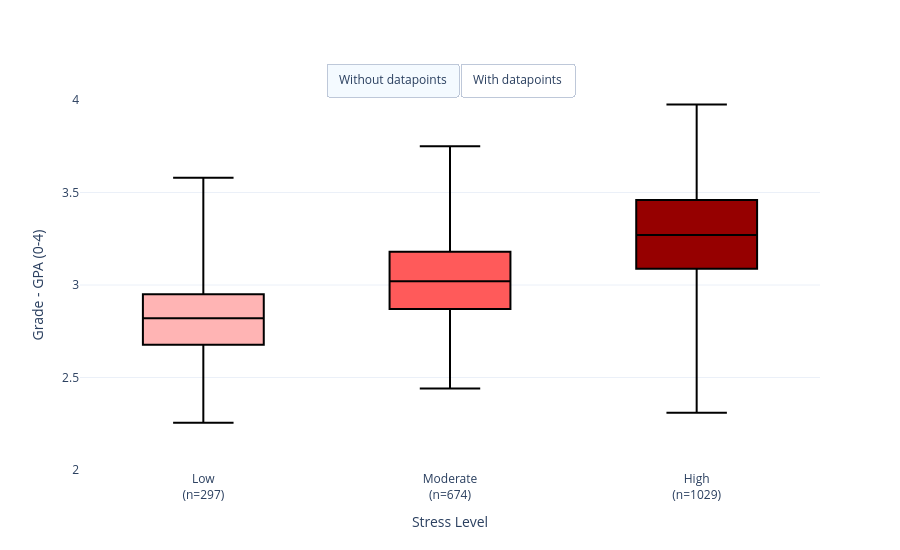

The notebook cell saved with this chart:
### Markdown cell above
### Stress level

_Despite possibly affecting mental wellbeing, strictly follow intense study schedule brings fruitful result_

### Code cell
#| class: col-page-right
%run ../plots/pers1_subarg4.ipynb

### Figure 1 — Plotly figure (JSON) as saved in the notebook; plotly's stock layout.template omitted (floating-point values rounded to 4 significant figures; data arrays with more than 128 entries replaced by an {"elided": "..."} marker saying what was removed)
{"data": [{"boxpoints": false, "fillcolor": "rgb(255,180,180)", "hovertemplate": "Stress Level: Low<br>Grade: %{y:.2f}<br>Group size: n=297<extra></extra>", "line": {"color": "black"}, "marker": {"color": "rgb(80,0,0)"}, "name": "Low", "type": "box", "visible": true, "x": {"elided": "297 str values"}, "y": {"elided": "297 float values"}}, {"boxpoints": false, "fillcolor": "rgb(255,90,90)", "hovertemplate": "Stress Level: Moderate<br>Grade: %{y:.2f}<br>Group size: n=674<extra></extra>", "line": {"color": "black"}, "marker": {"color": "rgb(80,0,0)"}, "name": "Moderate", "type": "box", "visible": true, "x": {"elided": "674 str values"}, "y": {"elided": "674 float values"}}, {"boxpoints": false, "fillcolor": "rgb(150,0,0)", "hovertemplate": "Stress Level: High<br>Grade: %{y:.2f}<br>Group size: n=1029<extra></extra>", "line": {"color": "black"}, "marker": {"color": "rgb(80,0,0)"}, "name": "High", "type": "box", "visible": true, "x": {"elided": "1029 str values"}, "y": {"elided": "1029 float values"}}, {"boxpoints": "all", "fillcolor": "rgb(255,180,180)", "hovertemplate": "Stress Level: Low<br>Grade: %{y:.2f}<br>Group size: n=297<extra></extra>", "jitter": 0.4, "line": {"color": "black"}, "marker": {"color": "rgb(80,0,0)", "opacity": 0.5, "size": 4}, "name": "Low", "pointpos": 0, "type": "box", "visible": false, "x": {"elided": "297 str values"}, "y": {"elided": "297 float values"}}, {"boxpoints": "all", "fillcolor": "rgb(255,90,90)", "hovertemplate": "Stress Level: Moderate<br>Grade: %{y:.2f}<br>Group size: n=674<extra></extra>", "jitter": 0.4, "line": {"color": "black"}, "marker": {"color": "rgb(80,0,0)", "opacity": 0.5, "size": 4}, "name": "Moderate", "pointpos": 0, "type": "box", "visible": false, "x": {"elided": "674 str values"}, "y": {"elided": "674 float values"}}, {"boxpoints": "all", "fillcolor": "rgb(150,0,0)", "hovertemplate": "Stress Level: High<br>Grade: %{y:.2f}<br>Group size: n=1029<extra></extra>", "jitter": 0.4, "line": {"color": "black"}, "marker": {"color": "rgb(80,0,0)", "opacity": 0.5, "size": 4}, "name": "High", "pointpos": 0, "type": "box", "visible": false, "x": {"elided": "1029 str values"}, "y": {"elided": "1029 float values"}}], "layout": {"height": 550, "showlegend": false, "updatemenus": [{"buttons": [{"args": [{"visible": [true, true, true, false, false, false]}], "label": "Without datapoints", "method": "update"}, {"args": [{"visible": [false, false, false, true, true, true]}], "label": "With datapoints", "method": "update"}], "direction": "left", "showactive": true, "type": "buttons", "x": 0.5, "xanchor": "center", "y": 1.1}], "xaxis": {"title": {"text": "Stress Level"}}, "yaxis": {"range": [2, 4], "title": {"text": "Grade - GPA (0-4)"}}}}
